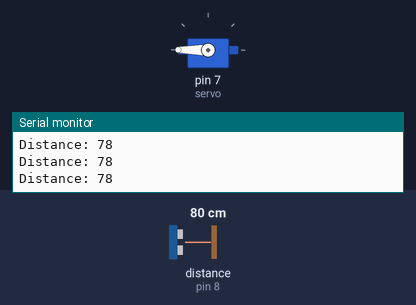
Simulated run of this sketch. Board: Arduino Uno, built with avr-gcc and run on an emulated ATmega328P. Shown: servo, the last lines printed to the serial monitor. Wiring (inferred from the names in the program): ultrasonic range finder: trigger pin 9; echo pin 8. The inputs (shaded band) are chosen by the test bench; at power-on: distance to the obstacle (sensor on pin 8) 80 cm. The echo pulse lasts 58.3 µs per cm.

Above: at 6.2 s.
6.3 s: distance to the obstacle (sensor on pin 8) set to 30 cm
9.3 s: distance to the obstacle (sensor on pin 8) set to 24 cm
At 10.0 s:
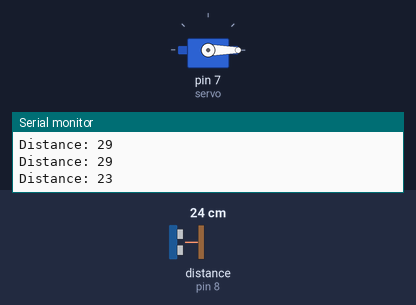
10.8 s: distance to the obstacle (sensor on pin 8) set to 35 cm
At 13.6 s:
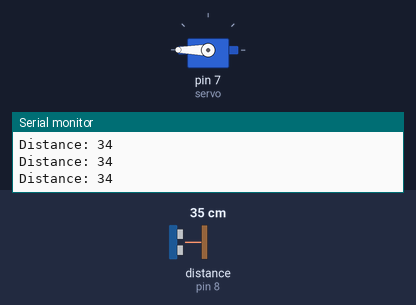
Timing chart, 0 to 14.8 s (numbered marks = the images above; inputs shaded):
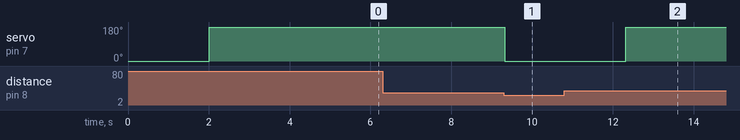

Measured:
- the behaviour switches between 27 and 26 cm on distance to the obstacle (sensor on pin 8) (found by bisection; images 0 and 1)
- after the input at 9.3 s, servo on pin 7 (servo): 180° → 0° at once
- after the input at 10.8 s, servo on pin 7 (servo): 0° → 180° after 1.5 s

The sketch:

servo.ino
```cpp
 //define Pins
#include <Servo.h>

Servo servo;

int trigPin = 9;
int echoPin = 8;

// defines variables
long duration;
int distance;

void setup()
{
  servo.attach(7);
  servo.write(0);
 delay(2000);

// Sets the trigPin as an Output
pinMode(trigPin, OUTPUT);
// Sets the echoPin as an Input
pinMode(echoPin, INPUT);
// Starts the serial communication
Serial.begin(9600);
}
void loop()
{
// Clears the trigPin
digitalWrite(trigPin, LOW);
delayMicroseconds(2);
// Sets the trigPin on HIGH state for 10 micro seconds
digitalWrite(trigPin, HIGH);
delayMicroseconds(10);
digitalWrite(trigPin, LOW);
// Reads the echoPin, returns the sound wave travel time in microseconds
duration = pulseIn(echoPin, HIGH);
// Calculating the distance
distance= duration*0.034/2;
// Prints the distance on the Serial Monitor
Serial.print("Distance: ");
Serial.println(distance);
if ( distance <= 25   ) // Change Distance according to Ultrasonic Sensor Placement
 {

servo.write(0);
delay(3000);
 }
else
{
servo.write(190);

 }

}
```
